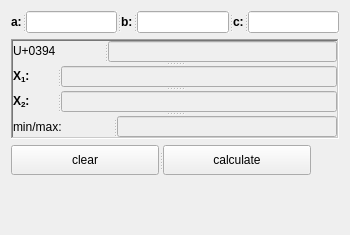
<?xml version="1.0" encoding="UTF-8"?>
<ui version="4.0">
 <class>MainWindow</class>
 <widget class="QMainWindow" name="MainWindow">
  <property name="enabled">
   <bool>true</bool>
  </property>
  <property name="geometry">
   <rect>
    <x>0</x>
    <y>0</y>
    <width>350</width>
    <height>235</height>
   </rect>
  </property>
  <property name="sizePolicy">
   <sizepolicy hsizetype="Fixed" vsizetype="Fixed">
    <horstretch>0</horstretch>
    <verstretch>0</verstretch>
   </sizepolicy>
  </property>
  <property name="minimumSize">
   <size>
    <width>350</width>
    <height>235</height>
   </size>
  </property>
  <property name="maximumSize">
   <size>
    <width>350</width>
    <height>585</height>
   </size>
  </property>
  <property name="windowTitle">
   <string>MainWindow</string>
  </property>
  <widget class="QWidget" name="centralWidget">
   <property name="mouseTracking">
    <bool>false</bool>
   </property>
   <property name="toolTip">
    <string notr="true"/>
   </property>
   <property name="autoFillBackground">
    <bool>false</bool>
   </property>
   <layout class="QVBoxLayout" name="verticalLayout">
    <item>
     <widget class="QSplitter" name="enterSliter">
      <property name="sizePolicy">
       <sizepolicy hsizetype="Fixed" vsizetype="Fixed">
        <horstretch>0</horstretch>
        <verstretch>0</verstretch>
       </sizepolicy>
      </property>
      <property name="autoFillBackground">
       <bool>true</bool>
      </property>
      <property name="orientation">
       <enum>Qt::Horizontal</enum>
      </property>
      <property name="opaqueResize">
       <bool>false</bool>
      </property>
      <property name="childrenCollapsible">
       <bool>true</bool>
      </property>
      <widget class="QLabel" name="alabel">
       <property name="autoFillBackground">
        <bool>true</bool>
       </property>
       <property name="text">
        <string>&lt;html&gt;&lt;head/&gt;&lt;body&gt;&lt;p&gt;&lt;span style=&quot; font-weight:600;&quot;&gt;a:&lt;/span&gt;&lt;/p&gt;&lt;/body&gt;&lt;/html&gt;</string>
       </property>
      </widget>
      <widget class="QLineEdit" name="aline">
       <property name="autoFillBackground">
        <bool>true</bool>
       </property>
       <property name="dragEnabled">
        <bool>false</bool>
       </property>
      </widget>
      <widget class="QLabel" name="blabel">
       <property name="autoFillBackground">
        <bool>true</bool>
       </property>
       <property name="text">
        <string>&lt;html&gt;&lt;head/&gt;&lt;body&gt;&lt;p&gt;&lt;span style=&quot; font-weight:600;&quot;&gt;b:&lt;/span&gt;&lt;/p&gt;&lt;/body&gt;&lt;/html&gt;</string>
       </property>
      </widget>
      <widget class="QLineEdit" name="bline">
       <property name="autoFillBackground">
        <bool>true</bool>
       </property>
      </widget>
      <widget class="QLabel" name="clabel">
       <property name="autoFillBackground">
        <bool>true</bool>
       </property>
       <property name="text">
        <string>&lt;html&gt;&lt;head/&gt;&lt;body&gt;&lt;p&gt;&lt;span style=&quot; font-weight:600;&quot;&gt;c:&lt;/span&gt;&lt;/p&gt;&lt;/body&gt;&lt;/html&gt;</string>
       </property>
      </widget>
      <widget class="QLineEdit" name="cline">
       <property name="autoFillBackground">
        <bool>true</bool>
       </property>
      </widget>
     </widget>
    </item>
    <item>
     <widget class="QSplitter" name="splitter_5">
      <property name="sizePolicy">
       <sizepolicy hsizetype="Preferred" vsizetype="Fixed">
        <horstretch>0</horstretch>
        <verstretch>0</verstretch>
       </sizepolicy>
      </property>
      <property name="frameShape">
       <enum>QFrame::WinPanel</enum>
      </property>
      <property name="frameShadow">
       <enum>QFrame::Sunken</enum>
      </property>
      <property name="lineWidth">
       <number>1</number>
      </property>
      <property name="orientation">
       <enum>Qt::Vertical</enum>
      </property>
      <widget class="QSplitter" name="splitter">
       <property name="frameShape">
        <enum>QFrame::NoFrame</enum>
       </property>
       <property name="orientation">
        <enum>Qt::Horizontal</enum>
       </property>
       <widget class="QLabel" name="Deltalabel">
        <property name="text">
         <string>&lt;html&gt;&lt;head/&gt;&lt;body&gt;&lt;p&gt;U+0394&lt;/p&gt;&lt;/body&gt;&lt;/html&gt;</string>
        </property>
       </widget>
       <widget class="QLineEdit" name="DeltaLine">
        <property name="enabled">
         <bool>false</bool>
        </property>
       </widget>
      </widget>
      <widget class="QSplitter" name="splitter_2">
       <property name="frameShape">
        <enum>QFrame::NoFrame</enum>
       </property>
       <property name="orientation">
        <enum>Qt::Horizontal</enum>
       </property>
       <widget class="QLabel" name="x1Label">
        <property name="text">
         <string>&lt;html&gt;&lt;head/&gt;&lt;body&gt;&lt;p&gt;&lt;span style=&quot; font-weight:600;&quot;&gt;X&lt;/span&gt;&lt;span style=&quot; font-weight:600; vertical-align:sub;&quot;&gt;1&lt;/span&gt;&lt;span style=&quot; font-weight:600;&quot;&gt;:&lt;/span&gt;&lt;/p&gt;&lt;/body&gt;&lt;/html&gt;</string>
        </property>
       </widget>
       <widget class="QLineEdit" name="x1Line">
        <property name="enabled">
         <bool>false</bool>
        </property>
       </widget>
      </widget>
      <widget class="QSplitter" name="splitter_3">
       <property name="frameShape">
        <enum>QFrame::NoFrame</enum>
       </property>
       <property name="orientation">
        <enum>Qt::Horizontal</enum>
       </property>
       <widget class="QLabel" name="x2Label">
        <property name="text">
         <string>&lt;html&gt;&lt;head/&gt;&lt;body&gt;&lt;p&gt;&lt;span style=&quot; font-weight:600;&quot;&gt;X&lt;/span&gt;&lt;span style=&quot; font-weight:600; vertical-align:sub;&quot;&gt;2&lt;/span&gt;&lt;span style=&quot; font-weight:600;&quot;&gt;:&lt;/span&gt;&lt;/p&gt;&lt;/body&gt;&lt;/html&gt;</string>
        </property>
       </widget>
       <widget class="QLineEdit" name="x2Line">
        <property name="enabled">
         <bool>false</bool>
        </property>
       </widget>
      </widget>
      <widget class="QSplitter" name="splitter_4">
       <property name="frameShape">
        <enum>QFrame::NoFrame</enum>
       </property>
       <property name="orientation">
        <enum>Qt::Horizontal</enum>
       </property>
       <widget class="QLabel" name="min_maxLabel">
        <property name="text">
         <string>min/max:</string>
        </property>
       </widget>
       <widget class="QLineEdit" name="min_maxLine">
        <property name="enabled">
         <bool>false</bool>
        </property>
       </widget>
      </widget>
     </widget>
    </item>
    <item>
     <widget class="QSplitter" name="buttonSplitter">
      <property name="sizePolicy">
       <sizepolicy hsizetype="Fixed" vsizetype="Fixed">
        <horstretch>0</horstretch>
        <verstretch>0</verstretch>
       </sizepolicy>
      </property>
      <property name="minimumSize">
       <size>
        <width>300</width>
        <height>30</height>
       </size>
      </property>
      <property name="maximumSize">
       <size>
        <width>16777215</width>
        <height>16777215</height>
       </size>
      </property>
      <property name="autoFillBackground">
       <bool>true</bool>
      </property>
      <property name="orientation">
       <enum>Qt::Horizontal</enum>
      </property>
      <widget class="QPushButton" name="clearButton">
       <property name="sizePolicy">
        <sizepolicy hsizetype="Fixed" vsizetype="Fixed">
         <horstretch>0</horstretch>
         <verstretch>0</verstretch>
        </sizepolicy>
       </property>
       <property name="autoFillBackground">
        <bool>true</bool>
       </property>
       <property name="text">
        <string>clear</string>
       </property>
      </widget>
      <widget class="QPushButton" name="calculateButton">
       <property name="sizePolicy">
        <sizepolicy hsizetype="Fixed" vsizetype="Fixed">
         <horstretch>0</horstretch>
         <verstretch>0</verstretch>
        </sizepolicy>
       </property>
       <property name="autoFillBackground">
        <bool>true</bool>
       </property>
       <property name="text">
        <string>calculate</string>
       </property>
      </widget>
     </widget>
    </item>
    <item>
     <widget class="QCustomPlot" name="customPlot" native="true"/>
    </item>
   </layout>
  </widget>
 </widget>
 <layoutdefault spacing="6" margin="11"/>
 <customwidgets>
  <customwidget>
   <class>QCustomPlot</class>
   <extends>QWidget</extends>
   <header>qcustomplot.h</header>
   <container>1</container>
  </customwidget>
 </customwidgets>
 <resources/>
 <connections/>
</ui>
